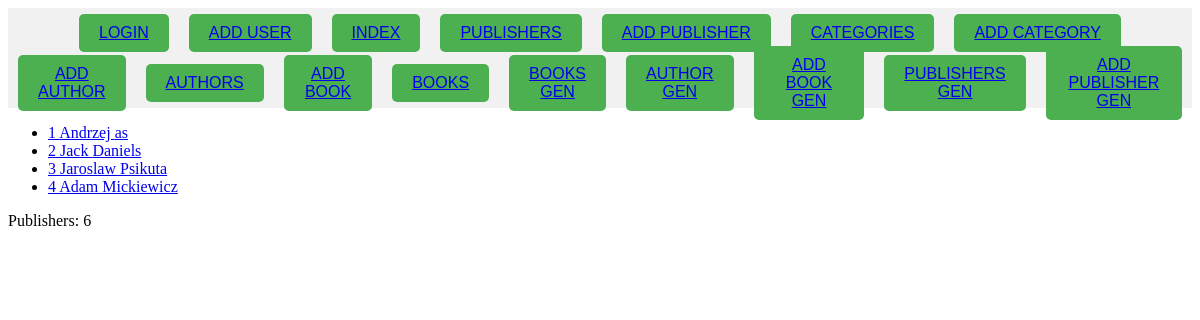
Page /books/authors/ on the committed database.
### ksiazki/models.py (models this page shows, shortened)
class Author(models.Model):
    first_name = models.CharField(max_length=128)
    last_name = models.CharField(max_length=128)
    birth_date = models.DateField()

### ksiazki/views.py (the view)
# urls.py: path('authors/', ksiazki_views.Authors.as_view(), name='authors'),
class Authors(View):
    def get(self, request):
        authors = Author.objects.all()
        context = {
            'context': authors
        }
        return render(request, 'ksiazki/authors.html', context)

### ksiazki/context_processor.py (called while the page is built)
def number_of_publishers(request):
    return {
        'pc': Publisher.objects.count()
    }

### ksiazki/templates/ksiazki/authors.html
{% extends 'ksiazki/index.html' %}
{% block zawartosc %}
    <ul>
    {% for author in context %}
        <li><a href="{% url 'edit_author' author.id %}"> {{ author.id }} {{ author.first_name }} {{ author.last_name }} </a></li>
    {% endfor %}
    </ul>
{% endblock %}

### rows in the picture
Author: id "1", first_name "Andrzej", last_name "as"
Author: id "2", first_name "Jack", last_name "Daniels"
Author: id "3", first_name "Jaroslaw", last_name "Psikuta"
Author: id "4", first_name "Adam", last_name "Mickiewicz"

### other values in the picture
{{ pc }} "6"
